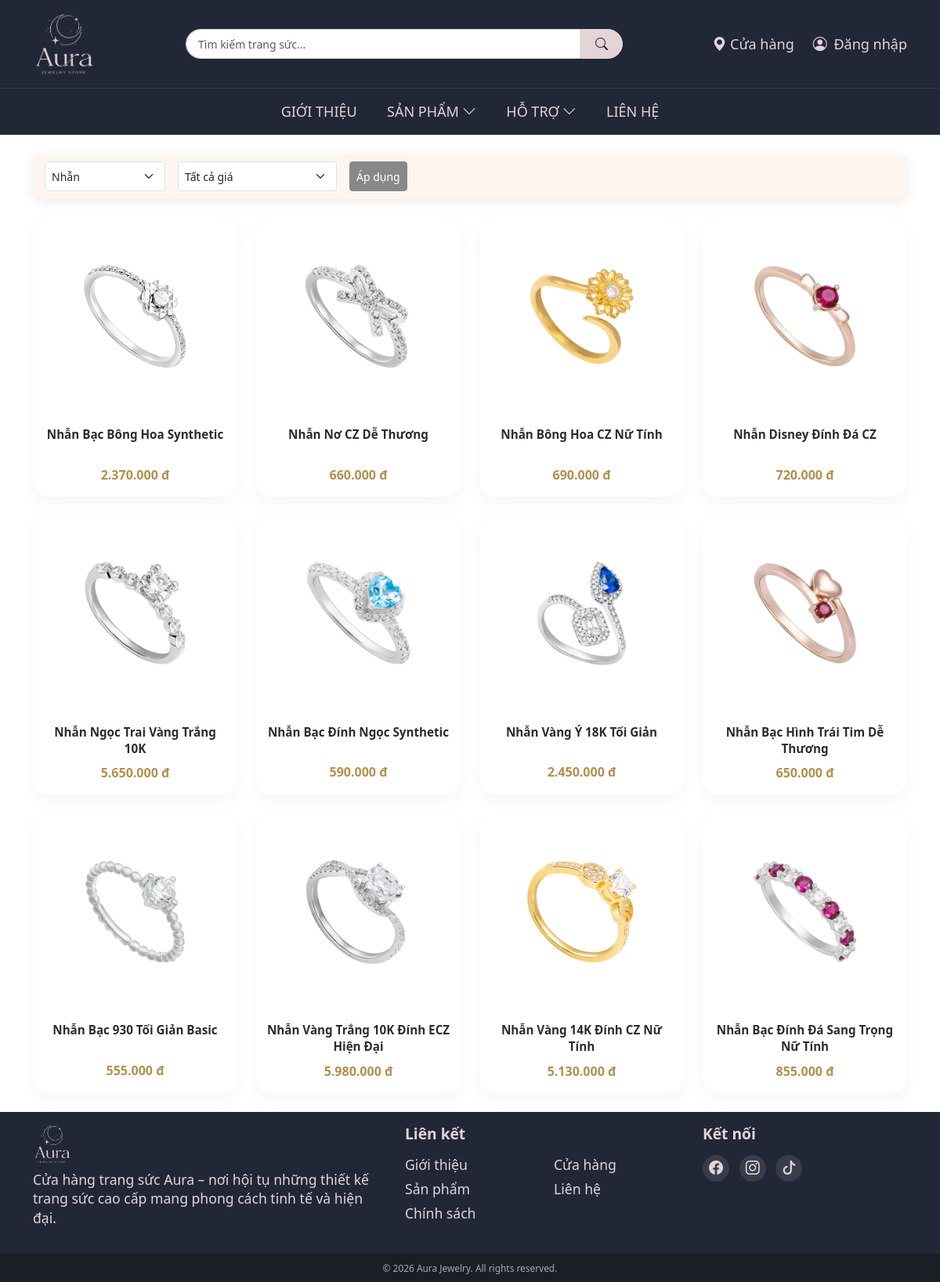
Screenshot of /public/san-pham.php?madanhmuc=1 with the database file from the repository.
### tables this page shows
CREATE TABLE `sanpham` (
  `MaSanPham` int(11) NOT NULL,
  `MaDanhMuc` int(11) DEFAULT NULL,
  `TenSanPham` varchar(255) NOT NULL,
  `DuongDan` varchar(255) DEFAULT NULL,
  `MoTa` text DEFAULT NULL,
  `ChiTietSanPham` text DEFAULT NULL,
  `NoiBat` tinyint(1) DEFAULT 0,
  `LuotXem` int(11) DEFAULT 0,
  `LuotMua` int(11) DEFAULT 0,
  `TrangThai` tinyint(1) DEFAULT 1,
  `DelAt` tinyint(1) NOT NULL DEFAULT 0,
  `HinhAnh` varchar(255) DEFAULT NULL,
  `Gia` decimal(10,2) DEFAULT NULL,
  `NgayTao` timestamp NOT NULL DEFAULT current_timestamp()
);

### public/san-pham.php (the view, shortened to what this page needs)
<?php
require_once "../config.php";
include "../layout/header_public.php";
$madanhmuc = $_GET['madanhmuc'] ?? '';
$limit = 12;
$page = max(1, intval($_GET['page'] ?? 1));
$offset = ($page - 1) * $limit;
$params = [];
if ($madanhmuc != '') {
    $params[':madanhmuc'] = $madanhmuc;
}
$sql = "
    SELECT sp.*, sp.Gia as gia,
        CASE
            WHEN EXISTS (SELECT 1 FROM size s WHERE s.MaSanPham = sp.MaSanPham AND s.size != '0') THEN
                EXISTS (SELECT 1 FROM size s WHERE s.MaSanPham = sp.MaSanPham AND s.size != '0' AND s.SoLuongTon > 0)
            ELSE
                EXISTS (SELECT 1 FROM size s WHERE s.MaSanPham = sp.MaSanPham AND s.size = '0' AND s.SoLuongTon > 0)
        END as has_stock
    FROM sanpham sp
    WHERE 1=1
";
if ($madanhmuc != '') $sql .= " AND sp.MaDanhMuc = :madanhmuc";
$sql .= " ORDER BY sp.MaSanPham DESC LIMIT $offset, $limit";
$stmt = $conn->prepare($sql);
foreach ($params as $key => $val) {
    $stmt->bindValue($key, $val);
}
$stmt->execute();
$products = $stmt->fetchAll();
?>
<div class="container py-4">
    <div class="filter-bar d-flex flex-wrap align-items-center gap-3 mb-4">
        <select id="filter-category" class="form-select form-select-sm w-auto">
            <?php
            $danhmucs = [
                '1' => 'Nhẫn', '2' => 'Vòng tay', '3' => 'Dây chuyền',
                '4' => 'Mặt dây chuyền', '5' => 'Hoa tai'
            ];
            foreach ($danhmucs as $id => $name):
                ?>
                <option value="<?= $id ?>" <?= ($madanhmuc == $id) ? 'selected' : '' ?>><?= $name ?></option>
            <?php endforeach; ?>
        </select>
        <select id="filter-price" class="form-select form-select-sm w-auto">
            <option value="">Tất cả giá</option>
        </select>
        <button id="apply-filter" class="btn btn-sm apply-btn">Áp dụng</button>
    </div>
    <div class="row g-4">
        <?php if ($products): ?>
            <?php foreach ($products as $sp):
            ?>
                <div class="col-6 col-md-4 col-lg-3">
                    <a href="chi-tiet-san-pham.php?id=<?= $sp['MaSanPham'] ?>" class="text-decoration-none text-dark">
                        <div class="product-card position-relative">
                            <img src="../img/<?= htmlspecialchars($sp['HinhAnh']) ?>" class="product-img" alt="<?= htmlspecialchars($sp['TenSanPham']) ?>">
                            <div class="product-info">
                                <h6><?= htmlspecialchars($sp['TenSanPham']) ?></h6>
                                <p class="price"><?= number_format($sp['gia'] ?? 0, 0, ',', '.') ?> đ</p>
                            </div>
                        </div>
                    </a>
                </div>
            <?php endforeach; ?>
        <?php else: ?>
            <p class="text-center">Không có sản phẩm nào phù hợp.</p>
        <?php endif; ?>
    </div>
</div>
<?php include "../layout/footer_public.php"; ?>

### css/public.css (style rules this page uses)
body { font-size: 18px; }
.product-page { background: #fff; }
.product-page .product-card { border-radius: 20px; overflow: hidden; background: #ffffff; box-shadow: 0 8px 20px rgba(0, 0, 0, 0.04); transition: all 0.3s cubic-bezier(0.2, 0, 0, 1); height: 100%; position: relative; }
.product-page .product-img { width: 100%; height: 250px; object-fit: cover; transition: transform 0.4s ease; }
.product-page .product-info { padding: 1rem 0.75rem 1rem; text-align: center; }
.product-page .product-info h6 { font-size: 0.95rem; font-weight: 600; margin: 0 0 0.5rem 0; color: #2c2c2c; line-height: 1.4; display: -webkit-box; -webkit-line-clamp: 2; -webkit-box-orient: vertical; overflow: hidden; min-height: 2.6rem; }
.product-page .price { font-size: 1rem; color: #b38f4d; font-weight: 700; margin: 0; }
.product-page .filter-bar { background: #fdf6f0; padding: 10px 15px; border-radius: 12px; box-shadow: 0 4px 15px rgba(0, 0, 0, 0.08); flex-wrap: wrap; }
.product-page .filter-bar select, .product-page .filter-bar button { height: 38px; }
.product-page .apply-btn { background-color: #888; border-color: #888; color: #fff; transition: all 0.2s; }
.product-card { border-radius: 20px; overflow: hidden; background: #ffffff; box-shadow: 0 8px 20px rgba(0, 0, 0, 0.04); transition: all 0.3s cubic-bezier(0.2, 0, 0, 1); height: 100%; position: relative; }
.product-img { width: 100%; height: 250px; object-fit: cover; transition: transform 0.4s ease; }
.product-info { padding: 1rem 0.75rem 1rem; text-align: center; }
.product-info h6 { font-size: 0.95rem; font-weight: 600; margin: 0 0 0.5rem 0; color: #2c2c2c; line-height: 1.4; display: -webkit-box; -webkit-line-clamp: 2; -webkit-box-orient: vertical; overflow: hidden; min-height: 2.6rem; }
.price { font-size: 1rem; color: #b38f4d; font-weight: 700; margin: 0; }

### rows the page displays
sanpham: HinhAnh (picture), TenSanPham "Nhẫn Bạc Bông Hoa Synthetic", Gia "2.370.000"
sanpham: HinhAnh (picture), TenSanPham "Nhẫn Nơ CZ Dễ Thương", Gia "660.000"
sanpham: HinhAnh (picture), TenSanPham "Nhẫn Bông Hoa CZ Nữ Tính", Gia "690.000"
sanpham: HinhAnh (picture), TenSanPham "Nhẫn Disney Đính Đá CZ", Gia "720.000"
sanpham: HinhAnh (picture), TenSanPham "Nhẫn Ngọc Trai Vàng Trắng 10K", Gia "5.650.000"
sanpham: HinhAnh (picture), TenSanPham "Nhẫn Bạc Đính Ngọc Synthetic", Gia "590.000"
sanpham: HinhAnh (picture), TenSanPham "Nhẫn Vàng Ý 18K Tối Giản", Gia "2.450.000"
sanpham: HinhAnh (picture), TenSanPham "Nhẫn Bạc Hình Trái Tim Dễ Thương", Gia "650.000"
sanpham: HinhAnh (picture), TenSanPham "Nhẫn Bạc 930 Tối Giản Basic", Gia "555.000"
sanpham: HinhAnh (picture), TenSanPham "Nhẫn Vàng Trắng 10K Đính ECZ Hiện Đại", Gia "5.980.000"
sanpham: HinhAnh (picture), TenSanPham "Nhẫn Vàng 14K Đính CZ Nữ Tính", Gia "5.130.000"
sanpham: HinhAnh (picture), TenSanPham "Nhẫn Bạc Đính Đá Sang Trọng Nữ Tính", Gia "855.000"

### other values shown
form field value "Nhẫn"
